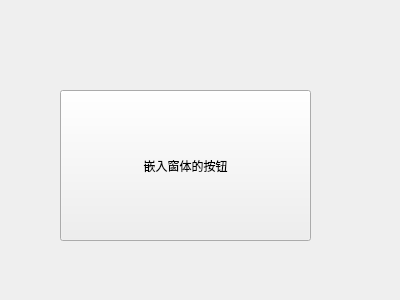
<?xml version="1.0" encoding="UTF-8"?>
<ui version="4.0">
 <class>FormEmbed</class>
 <widget class="QWidget" name="FormEmbed">
  <property name="geometry">
   <rect>
    <x>0</x>
    <y>0</y>
    <width>400</width>
    <height>300</height>
   </rect>
  </property>
  <property name="windowTitle">
   <string>Form</string>
  </property>
  <widget class="QPushButton" name="pushButton">
   <property name="geometry">
    <rect>
     <x>60</x>
     <y>90</y>
     <width>251</width>
     <height>151</height>
    </rect>
   </property>
   <property name="text">
    <string>嵌入窗体的按钮</string>
   </property>
  </widget>
 </widget>
 <resources/>
 <connections/>
</ui>
